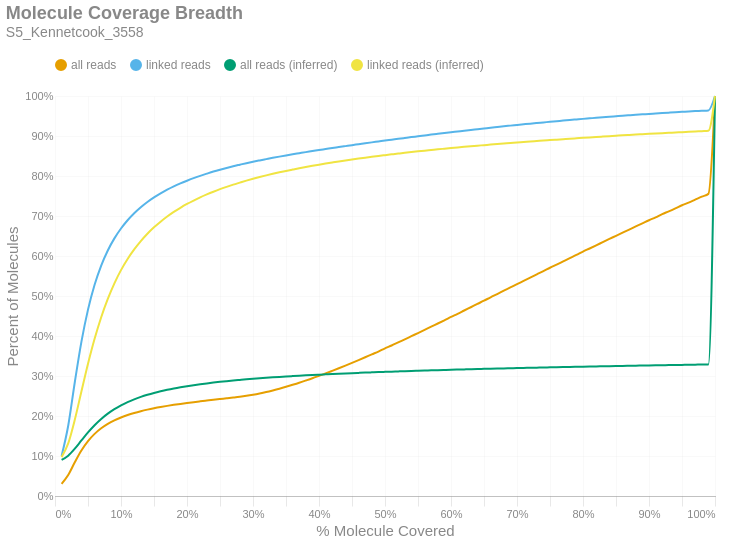

The notebook cell saved with this chart:
### Markdown cell above
### Molecule Read Coverage
This chart shows molecule coverage breadth as computed by the number of bases aligned to that molecule. In other words, "*how much of each unique long molecule is actually sequenced/aligned?*" Keep in mind there is a distinction between sequences and alignments, since some sequences belonging to a particular molecule may not align well and wouldn't appear in the alignment data. This chart also shows molecule coverage breadth as computed by the *inferred fragment* from which the aligned sequences originate. Unlike read coverage, this calculation takes into account the total insert size, including unsequenced gaps between the forward and reverse reads. Like the previous figures, these are cumulative percents.

### Code cell
if SKIPLR:
    print_html(f"Skipped")
else:
    binned_df = consolidated_hist(valids['coverage_bp'], mask, 0.01, True)
    binned_df_inf = consolidated_hist(valids['coverage_inserts'], mask, 0.01, True)
    binned_df = binned_df.with_columns(pl.lit(binned_df_inf['all reads (cumsum)']).alias('all reads (inferred)'))
    binned_df = binned_df.with_columns(pl.lit(binned_df_inf['linked reads (cumsum)']).alias('linked reads (inferred)'))
    binned_df = binned_df.with_columns(
        (pl.col('bin').cast(pl.Float64) + 0.01).alias('right_edge')
    )

    with SafeRender(binned_df):
        (
            density_plot(binned_df, 'Molecule Coverage Breadth', samplename, 'molcov', ['all reads (inferred)','linked reads (inferred)'])
            .encode(
                #x=alt.X('bin:Q', title="% Molecule Covered").axis(format = '%').scale(padding=0),
                x=alt.X('right_edge:Q', title="% Molecule Covered").axis(format='%').scale(padding=0),
                y=alt.Y('value:Q', title='Percent of Molecules')
                    .axis(format='%')
                    .stack(False)
                    .scale(domainMin=0, padding=0),
                color=alt.Color("key:N").scale(domain = ["all reads", "linked reads", "all reads (inferred)", "linked reads (inferred)"]),
                tooltip = [
                    alt.Tooltip("key:N", title = "Data Type"),
                    alt.Tooltip("range_label:N", title="% Molecule Covered"),
                    alt.Tooltip("value:Q", format = ".2%", title="% Molecules")
                ]
            )
        ).display()

### Figure 1 — Vega-Lite specification as saved in the notebook (floating-point values rounded to 4 significant figures)
{"width": "container", "height": 400, "config": {"title": {"anchor": "start", "dy": -15, "fontSize": 18, "color": "#888888", "subtitleColor": "#888888", "subtitleFontSize": 14}, "arc": {"fill": "#0072B2"}, "axis": {"domainColor": "#888888", "domainWidth": 0.5, "gridWidth": 0.2, "grid": false, "titleFontWeight": 400, "titleFontSize": 15, "labelFontSize": 11, "labelColor": "#888888", "tickColor": "#888888", "tickWidth": 0.2, "titleColor": "#888888"}, "axisBand": {"grid": false}, "axisX": {"grid": true, "tickSize": 10, "domainCap": "round"}, "axisY": {"domain": false, "grid": true, "tickSize": 0, "domainCap": "round"}, "background": "transparent", "header": {"labelFontSize": 15, "labelColor": "#888888", "titleFontSize": 15, "titleFontWeight": 600, "titleColor": "#888888"}, "legend": {"labelFont": "sans-serif", "labelFontSize": 12, "labelColor": "#888888", "symbolSize": 100, "symbolType": "circle", "titleFontSize": 12, "titlePadding": 10, "titleColor": "#888888", "title": null, "orient": "top"}, "range": {"category": ["#E69F00", "#56B4E9", "#009E73", "#F0E442", "#0072B2", "#D55E00", "#CC79A7", "#000000"], "diverging": ["#cfe8f3", "#a2d4ec", "#73bfe2", "#46abdb", "#1696d2", "#12719e"]}, "area": {"fill": "#0072B2", "fillOpacity": 0.7, "line": true, "strokeOpacity": 0.7}, "line": {"color": "#0072B2", "stroke": "#0072B2", "strokeWidth": 2}, "trail": {"color": "#0072B2", "stroke": "#0072B2", "strokeWidth": 0, "size": 1}, "point": {"filled": true, "fillOpacity": 1.0, "size": 95}, "text": {"color": "#888888", "fontSize": 11, "align": "right", "fontWeight": 400, "size": 11}, "bar": {"fill": "#0072B2", "stroke": null}, "view": {"stroke": null, "continuousWidth": 660, "continuousHeight": 400}}, "data": {"name": "data-4009117e669a02ef3fe48cc7b4458754"}, "mark": {"type": "line", "interpolate": "monotone", "point": {"opacity": 0, "size": 275}}, "encoding": {"color": {"field": "key", "scale": {"domain": ["all reads", "linked reads", "all reads (inferred)", "linked reads (inferred)"]}, "type": "nominal"}, "tooltip": [{"field": "key", "title": "Data Type", "type": "nominal"}, {"field": "range_label", "title": "% Molecule Covered", "type": "nominal"}, {"field": "value", "format": ".2%", "title": "% Molecules", "type": "quantitative"}], "x": {"axis": {"format": "%"}, "field": "right_edge", "scale": {"padding": 0}, "title": "% Molecule Covered", "type": "quantitative"}, "y": {"axis": {"format": "%"}, "field": "value", "scale": {"domainMin": 0, "padding": 0}, "stack": false, "title": "Percent of Molecules", "type": "quantitative"}}, "params": [{"name": "param_c36ac31b6afebe62", "select": {"type": "point", "fields": ["key"]}, "bind": "legend"}], "title": {"text": "Molecule Coverage Breadth", "subtitle": "S5_Kennetcook_3558"}, "transform": [{"fold": ["all reads (cumsum)", "linked reads (cumsum)", "all reads (inferred)", "linked reads (inferred)"]}, {"calculate": "replace(datum.key, ' (cumsum)', '')", "as": "key"}, {"filter": {"param": "param_c36ac31b6afebe62"}}], "usermeta": {"embedOptions": {"downloadFileName": "S5_Kennetcook_3558.molcov"}}, "$schema": "https://vega.github.io/schema/vega-lite/v6.1.0.json", "datasets": {"data-4009117e669a02ef3fe48cc7b4458754": [{"bin": "0.0", "interval": "0.0-0.01", "all reads": 0.03038, "linked reads": 0.1003, "all reads (cumsum)": 0.03038, "linked reads (cumsum)": 0.1003, "range_label": "0.0-0.01", "all reads (inferred)": 0.09052, "linked reads (inferred)": 0.09721, "right_edge": 0.01}, {"bin": "0.01", "interval": "0.01-0.02", "all reads": 0.02225, "linked reads": 0.07532, "all reads (cumsum)": 0.05262, "linked reads (cumsum)": 0.1756, "range_label": "0.01-0.02", "all reads (inferred)": 0.1009, "linked reads (inferred)": 0.1314, "right_edge": 0.02}, {"bin": "0.02", "interval": "0.02-0.03", "all reads": 0.03173, "linked reads": 0.1088, "all reads (cumsum)": 0.08436, "linked reads (cumsum)": 0.2844, "range_label": "0.02-0.03", "all reads (inferred)": 0.1182, "linked reads (inferred)": 0.1906, "right_edge": 0.03}, {"bin": "0.03", "interval": "0.03-0.04", "all reads": 0.02935, "linked reads": 0.1008, "all reads (cumsum)": 0.1137, "linked reads (cumsum)": 0.3853, "range_label": "0.03-0.04", "all reads (inferred)": 0.1388, "linked reads (inferred)": 0.2612, "right_edge": 0.04}, {"bin": "0.04", "interval": "0.04-0.05", "all reads": 0.02345, "linked reads": 0.08069, "all reads (cumsum)": 0.1371, "linked reads (cumsum)": 0.466, "range_label": "0.04-0.05", "all reads (inferred)": 0.159, "linked reads (inferred)": 0.3307, "right_edge": 0.05}, {"bin": "0.05", "interval": "0.05-0.06", "all reads": 0.01812, "linked reads": 0.06217, "all reads (cumsum)": 0.1553, "linked reads (cumsum)": 0.5281, "range_label": "0.05-0.06", "all reads (inferred)": 0.177, "linked reads (inferred)": 0.393, "right_edge": 0.06}, {"bin": "0.06", "interval": "0.06-0.07", "all reads": 0.01399, "linked reads": 0.04803, "all reads (cumsum)": 0.1693, "linked reads (cumsum)": 0.5762, "range_label": "0.06-0.07", "all reads (inferred)": 0.1926, "linked reads (inferred)": 0.447, "right_edge": 0.07}, {"bin": "0.07", "interval": "0.07-0.08", "all reads": 0.011, "linked reads": 0.03771, "all reads (cumsum)": 0.1803, "linked reads (cumsum)": 0.6139, "range_label": "0.07-0.08", "all reads (inferred)": 0.2059, "linked reads (inferred)": 0.4928, "right_edge": 0.08}, {"bin": "0.08", "interval": "0.08-0.09", "all reads": 0.008844, "linked reads": 0.03019, "all reads (cumsum)": 0.1891, "linked reads (cumsum)": 0.6441, "range_label": "0.08-0.09", "all reads (inferred)": 0.2171, "linked reads (inferred)": 0.5317, "right_edge": 0.09}, {"bin": "0.09", "interval": "0.09-0.1", "all reads": 0.007242, "linked reads": 0.02467, "all reads (cumsum)": 0.1963, "linked reads (cumsum)": 0.6687, "range_label": "0.09-0.1", "all reads (inferred)": 0.2267, "linked reads (inferred)": 0.5647, "right_edge": 0.1}, {"bin": "0.1", "interval": "0.1-0.11", "all reads": 0.006081, "linked reads": 0.02064, "all reads (cumsum)": 0.2024, "linked reads (cumsum)": 0.6894, "range_label": "0.1-0.11", "all reads (inferred)": 0.2347, "linked reads (inferred)": 0.5926, "right_edge": 0.11}, {"bin": "0.11", "interval": "0.11-0.12", "all reads": 0.005149, "linked reads": 0.01741, "all reads (cumsum)": 0.2076, "linked reads (cumsum)": 0.7068, "range_label": "0.11-0.12", "all reads (inferred)": 0.2416, "linked reads (inferred)": 0.6164, "right_edge": 0.12}, {"bin": "0.12", "interval": "0.12-0.13", "all reads": 0.004459, "linked reads": 0.01502, "all reads (cumsum)": 0.212, "linked reads (cumsum)": 0.7218, "range_label": "0.12-0.13", "all reads (inferred)": 0.2477, "linked reads (inferred)": 0.6373, "right_edge": 0.13}, {"bin": "0.13", "interval": "0.13-0.14", "all reads": 0.003891, "linked reads": 0.01308, "all reads (cumsum)": 0.2159, "linked reads (cumsum)": 0.7349, "range_label": "0.13-0.14", "all reads (inferred)": 0.253, "linked reads (inferred)": 0.6556, "right_edge": 0.14}, {"bin": "0.14", "interval": "0.14-0.15", "all reads": 0.003459, "linked reads": 0.01154, "all reads (cumsum)": 0.2194, "linked reads (cumsum)": 0.7464, "range_label": "0.14-0.15", "all reads (inferred)": 0.2577, "linked reads (inferred)": 0.6717, "right_edge": 0.15}, {"bin": "0.15", "interval": "0.15-0.16", "all reads": 0.003116, "linked reads": 0.01026, "all reads (cumsum)": 0.2225, "linked reads (cumsum)": 0.7567, "range_label": "0.15-0.16", "all reads (inferred)": 0.2617, "linked reads (inferred)": 0.6858, "right_edge": 0.16}, {"bin": "0.16", "interval": "0.16-0.17", "all reads": 0.002801, "linked reads": 0.009113, "all reads (cumsum)": 0.2253, "linked reads (cumsum)": 0.7658, "range_label": "0.16-0.17", "all reads (inferred)": 0.2655, "linked reads (inferred)": 0.6987, "right_edge": 0.17}, {"bin": "0.17", "interval": "0.17-0.18", "all reads": 0.00257, "linked reads": 0.008252, "all reads (cumsum)": 0.2279, "linked reads (cumsum)": 0.774, "range_label": "0.17-0.18", "all reads (inferred)": 0.2688, "linked reads (inferred)": 0.7102, "right_edge": 0.18}, {"bin": "0.18", "interval": "0.18-0.19", "all reads": 0.002393, "linked reads": 0.007434, "all reads (cumsum)": 0.2303, "linked reads (cumsum)": 0.7815, "range_label": "0.18-0.19", "all reads (inferred)": 0.2718, "linked reads (inferred)": 0.7206, "right_edge": 0.19}, {"bin": "0.19", "interval": "0.19-0.2", "all reads": 0.002221, "linked reads": 0.006763, "all reads (cumsum)": 0.2325, "linked reads (cumsum)": 0.7882, "range_label": "0.19-0.2", "all reads (inferred)": 0.2746, "linked reads (inferred)": 0.73, "right_edge": 0.2}, {"bin": "0.2", "interval": "0.2-0.21", "all reads": 0.002136, "linked reads": 0.006395, "all reads (cumsum)": 0.2346, "linked reads (cumsum)": 0.7946, "range_label": "0.2-0.21", "all reads (inferred)": 0.2771, "linked reads (inferred)": 0.7386, "right_edge": 0.21}, {"bin": "0.21", "interval": "0.21-0.22", "all reads": 0.002004, "linked reads": 0.005764, "all reads (cumsum)": 0.2366, "linked reads (cumsum)": 0.8004, "range_label": "0.21-0.22", "all reads (inferred)": 0.2794, "linked reads (inferred)": 0.7466, "right_edge": 0.22}, {"bin": "0.22", "interval": "0.22-0.23", "all reads": 0.001955, "linked reads": 0.005442, "all reads (cumsum)": 0.2386, "linked reads (cumsum)": 0.8058, "range_label": "0.22-0.23", "all reads (inferred)": 0.2815, "linked reads (inferred)": 0.7539, "right_edge": 0.23}, {"bin": "0.23", "interval": "0.23-0.24", "all reads": 0.001946, "linked reads": 0.005253, "all reads (cumsum)": 0.2405, "linked reads (cumsum)": 0.8111, "range_label": "0.23-0.24", "all reads (inferred)": 0.2835, "linked reads (inferred)": 0.7607, "right_edge": 0.24}, {"bin": "0.24", "interval": "0.24-0.25", "all reads": 0.001851, "linked reads": 0.004727, "all reads (cumsum)": 0.2424, "linked reads (cumsum)": 0.8158, "range_label": "0.24-0.25", "all reads (inferred)": 0.2854, "linked reads (inferred)": 0.7671, "right_edge": 0.25}, {"bin": "0.25", "interval": "0.25-0.26", "all reads": 0.00181, "linked reads": 0.004381, "all reads (cumsum)": 0.2442, "linked reads (cumsum)": 0.8202, "range_label": "0.25-0.26", "all reads (inferred)": 0.2871, "linked reads (inferred)": 0.7729, "right_edge": 0.26}, {"bin": "0.26", "interval": "0.26-0.27", "all reads": 0.001861, "linked reads": 0.004195, "all reads (cumsum)": 0.2461, "linked reads (cumsum)": 0.8244, "range_label": "0.26-0.27", "all reads (inferred)": 0.2887, "linked reads (inferred)": 0.7784, "right_edge": 0.27}, {"bin": "0.27", "interval": "0.27-0.28", "all reads": 0.001986, "linked reads": 0.003872, "all reads (cumsum)": 0.248, "linked reads (cumsum)": 0.8283, "range_label": "0.27-0.28", "all reads (inferred)": 0.2901, "linked reads (inferred)": 0.7835, "right_edge": 0.28}, {"bin": "0.28", "interval": "0.28-0.29", "all reads": 0.002353, "linked reads": 0.00381, "all reads (cumsum)": 0.2504, "linked reads (cumsum)": 0.8321, "range_label": "0.28-0.29", "all reads (inferred)": 0.2916, "linked reads (inferred)": 0.7884, "right_edge": 0.29}, {"bin": "0.29", "interval": "0.29-0.3", "all reads": 0.002783, "linked reads": 0.003598, "all reads (cumsum)": 0.2532, "linked reads (cumsum)": 0.8357, "range_label": "0.29-0.3", "all reads (inferred)": 0.293, "linked reads (inferred)": 0.793, "right_edge": 0.3}, {"bin": "0.3", "interval": "0.3-0.31", "all reads": 0.003176, "linked reads": 0.003319, "all reads (cumsum)": 0.2563, "linked reads (cumsum)": 0.839, "range_label": "0.3-0.31", "all reads (inferred)": 0.2942, "linked reads (inferred)": 0.7974, "right_edge": 0.31}, {"bin": "0.31", "interval": "0.31-0.32", "all reads": 0.003564, "linked reads": 0.003213, "all reads (cumsum)": 0.2599, "linked reads (cumsum)": 0.8422, "range_label": "0.31-0.32", "all reads (inferred)": 0.2955, "linked reads (inferred)": 0.8016, "right_edge": 0.32}, {"bin": "0.32", "interval": "0.32-0.33", "all reads": 0.00407, "linked reads": 0.003195, "all reads (cumsum)": 0.264, "linked reads (cumsum)": 0.8454, "range_label": "0.32-0.33", "all reads (inferred)": 0.2966, "linked reads (inferred)": 0.8055, "right_edge": 0.33}, {"bin": "0.33", "interval": "0.33-0.34", "all reads": 0.004342, "linked reads": 0.003077, "all reads (cumsum)": 0.2683, "linked reads (cumsum)": 0.8485, "range_label": "0.33-0.34", "all reads (inferred)": 0.2977, "linked reads (inferred)": 0.8093, "right_edge": 0.34}, {"bin": "0.34", "interval": "0.34-0.35", "all reads": 0.004684, "linked reads": 0.002975, "all reads (cumsum)": 0.273, "linked reads (cumsum)": 0.8515, "range_label": "0.34-0.35", "all reads (inferred)": 0.2987, "linked reads (inferred)": 0.8127, "right_edge": 0.35}, {"bin": "0.35", "interval": "0.35-0.36", "all reads": 0.004983, "linked reads": 0.00282, "all reads (cumsum)": 0.278, "linked reads (cumsum)": 0.8543, "range_label": "0.35-0.36", "all reads (inferred)": 0.2997, "linked reads (inferred)": 0.8161, "right_edge": 0.36}, {"bin": "0.36", "interval": "0.36-0.37", "all reads": 0.00516, "linked reads": 0.002716, "all reads (cumsum)": 0.2832, "linked reads (cumsum)": 0.857, "range_label": "0.36-0.37", "all reads (inferred)": 0.3007, "linked reads (inferred)": 0.8194, "right_edge": 0.37}, {"bin": "0.37", "interval": "0.37-0.38", "all reads": 0.005503, "linked reads": 0.002718, "all reads (cumsum)": 0.2887, "linked reads (cumsum)": 0.8597, "range_label": "0.37-0.38", "all reads (inferred)": 0.3016, "linked reads (inferred)": 0.8225, "right_edge": 0.38}, {"bin": "0.38", "interval": "0.38-0.39", "all reads": 0.00566, "linked reads": 0.00251, "all reads (cumsum)": 0.2943, "linked reads (cumsum)": 0.8622, "range_label": "0.38-0.39", "all reads (inferred)": 0.3025, "linked reads (inferred)": 0.8254, "right_edge": 0.39}, {"bin": "0.39", "interval": "0.39-0.4", "all reads": 0.006009, "linked reads": 0.002677, "all reads (cumsum)": 0.3003, "linked reads (cumsum)": 0.8649, "range_label": "0.39-0.4", "all reads (inferred)": 0.3033, "linked reads (inferred)": 0.8282, "right_edge": 0.4}, {"bin": "0.4", "interval": "0.4-0.41", "all reads": 0.006095, "linked reads": 0.002448, "all reads (cumsum)": 0.3064, "linked reads (cumsum)": 0.8673, "range_label": "0.4-0.41", "all reads (inferred)": 0.3041, "linked reads (inferred)": 0.831, "right_edge": 0.41}, {"bin": "0.41", "interval": "0.41-0.42", "all reads": 0.006383, "linked reads": 0.002487, "all reads (cumsum)": 0.3128, "linked reads (cumsum)": 0.8698, "range_label": "0.41-0.42", "all reads (inferred)": 0.3049, "linked reads (inferred)": 0.8337, "right_edge": 0.42}, {"bin": "0.42", "interval": "0.42-0.43", "all reads": 0.006488, "linked reads": 0.002416, "all reads (cumsum)": 0.3193, "linked reads (cumsum)": 0.8722, "range_label": "0.42-0.43", "all reads (inferred)": 0.3057, "linked reads (inferred)": 0.8364, "right_edge": 0.43}, {"bin": "0.43", "interval": "0.43-0.44", "all reads": 0.006644, "linked reads": 0.002438, "all reads (cumsum)": 0.3259, "linked reads (cumsum)": 0.8747, "range_label": "0.43-0.44", "all reads (inferred)": 0.3064, "linked reads (inferred)": 0.8389, "right_edge": 0.44}, {"bin": "0.44", "interval": "0.44-0.45", "all reads": 0.006832, "linked reads": 0.002446, "all reads (cumsum)": 0.3328, "linked reads (cumsum)": 0.8771, "range_label": "0.44-0.45", "all reads (inferred)": 0.3071, "linked reads (inferred)": 0.8413, "right_edge": 0.45}, {"bin": "0.45", "interval": "0.45-0.46", "all reads": 0.006969, "linked reads": 0.002302, "all reads (cumsum)": 0.3397, "linked reads (cumsum)": 0.8794, "range_label": "0.45-0.46", "all reads (inferred)": 0.3078, "linked reads (inferred)": 0.8436, "right_edge": 0.46}, {"bin": "0.46", "interval": "0.46-0.47", "all reads": 0.007107, "linked reads": 0.002354, "all reads (cumsum)": 0.3468, "linked reads (cumsum)": 0.8818, "range_label": "0.46-0.47", "all reads (inferred)": 0.3085, "linked reads (inferred)": 0.8458, "right_edge": 0.47}, {"bin": "0.47", "interval": "0.47-0.48", "all reads": 0.007293, "linked reads": 0.002292, "all reads (cumsum)": 0.3541, "linked reads (cumsum)": 0.8841, "range_label": "0.47-0.48", "all reads (inferred)": 0.3091, "linked reads (inferred)": 0.848, "right_edge": 0.48}, {"bin": "0.48", "interval": "0.48-0.49", "all reads": 0.00702, "linked reads": 0.002221, "all reads (cumsum)": 0.3612, "linked reads (cumsum)": 0.8863, "range_label": "0.48-0.49", "all reads (inferred)": 0.3097, "linked reads (inferred)": 0.8501, "right_edge": 0.49}, {"bin": "0.49", "interval": "0.49-0.5", "all reads": 0.008048, "linked reads": 0.002251, "all reads (cumsum)": 0.3692, "linked reads (cumsum)": 0.8885, "range_label": "0.49-0.5", "all reads (inferred)": 0.3103, "linked reads (inferred)": 0.8521, "right_edge": 0.5}, {"bin": "0.5", "interval": "0.5-0.51", "all reads": 0.006967, "linked reads": 0.002175, "all reads (cumsum)": 0.3762, "linked reads (cumsum)": 0.8907, "range_label": "0.5-0.51", "all reads (inferred)": 0.3109, "linked reads (inferred)": 0.8541, "right_edge": 0.51}, {"bin": "0.51", "interval": "0.51-0.52", "all reads": 0.00792, "linked reads": 0.002193, "all reads (cumsum)": 0.3841, "linked reads (cumsum)": 0.8929, "range_label": "0.51-0.52", "all reads (inferred)": 0.3115, "linked reads (inferred)": 0.856, "right_edge": 0.52}, {"bin": "0.52", "interval": "0.52-0.53", "all reads": 0.007612, "linked reads": 0.00216, "all reads (cumsum)": 0.3917, "linked reads (cumsum)": 0.8951, "range_label": "0.52-0.53", "all reads (inferred)": 0.3121, "linked reads (inferred)": 0.858, "right_edge": 0.53}, {"bin": "0.53", "interval": "0.53-0.54", "all reads": 0.007878, "linked reads": 0.002152, "all reads (cumsum)": 0.3996, "linked reads (cumsum)": 0.8972, "range_label": "0.53-0.54", "all reads (inferred)": 0.3126, "linked reads (inferred)": 0.8598, "right_edge": 0.54}, {"bin": "0.54", "interval": "0.54-0.55", "all reads": 0.007761, "linked reads": 0.002047, "all reads (cumsum)": 0.4073, "linked reads (cumsum)": 0.8993, "range_label": "0.54-0.55", "all reads (inferred)": 0.3131, "linked reads (inferred)": 0.8616, "right_edge": 0.55}, {"bin": "0.55", "interval": "0.55-0.56", "all reads": 0.00796, "linked reads": 0.0021, "all reads (cumsum)": 0.4153, "linked reads (cumsum)": 0.9014, "range_label": "0.55-0.56", "all reads (inferred)": 0.3137, "linked reads (inferred)": 0.8633, "right_edge": 0.56}, {"bin": "0.56", "interval": "0.56-0.57", "all reads": 0.008064, "linked reads": 0.002093, "all reads (cumsum)": 0.4234, "linked reads (cumsum)": 0.9035, "range_label": "0.56-0.57", "all reads (inferred)": 0.3142, "linked reads (inferred)": 0.865, "right_edge": 0.57}, {"bin": "0.57", "interval": "0.57-0.58", "all reads": 0.007869, "linked reads": 0.001985, "all reads (cumsum)": 0.4312, "linked reads (cumsum)": 0.9055, "range_label": "0.57-0.58", "all reads (inferred)": 0.3147, "linked reads (inferred)": 0.8667, "right_edge": 0.58}, {"bin": "0.58", "interval": "0.58-0.59", "all reads": 0.008075, "linked reads": 0.001955, "all reads (cumsum)": 0.4393, "linked reads (cumsum)": 0.9074, "range_label": "0.58-0.59", "all reads (inferred)": 0.3151, "linked reads (inferred)": 0.8683, "right_edge": 0.59}, {"bin": "0.59", "interval": "0.59-0.6", "all reads": 0.008258, "linked reads": 0.001958, "all reads (cumsum)": 0.4476, "linked reads (cumsum)": 0.9094, "range_label": "0.59-0.6", "all reads (inferred)": 0.3156, "linked reads (inferred)": 0.8699, "right_edge": 0.6}, {"bin": "0.6", "interval": "0.6-0.61", "all reads": 0.007907, "linked reads": 0.001922, "all reads (cumsum)": 0.4555, "linked reads (cumsum)": 0.9113, "range_label": "0.6-0.61", "all reads (inferred)": 0.3161, "linked reads (inferred)": 0.8715, "right_edge": 0.61}, {"bin": "0.61", "interval": "0.61-0.62", "all reads": 0.008263, "linked reads": 0.001938, "all reads (cumsum)": 0.4637, "linked reads (cumsum)": 0.9132, "range_label": "0.61-0.62", "all reads (inferred)": 0.3165, "linked reads (inferred)": 0.8729, "right_edge": 0.62}, {"bin": "0.62", "interval": "0.62-0.63", "all reads": 0.008174, "linked reads": 0.001879, "all reads (cumsum)": 0.4719, "linked reads (cumsum)": 0.9151, "range_label": "0.62-0.63", "all reads (inferred)": 0.317, "linked reads (inferred)": 0.8744, "right_edge": 0.63}, {"bin": "0.63", "interval": "0.63-0.64", "all reads": 0.008184, "linked reads": 0.001839, "all reads (cumsum)": 0.4801, "linked reads (cumsum)": 0.9169, "range_label": "0.63-0.64", "all reads (inferred)": 0.3174, "linked reads (inferred)": 0.8758, "right_edge": 0.64}, {"bin": "0.64", "interval": "0.64-0.65", "all reads": 0.008134, "linked reads": 0.001858, "all reads (cumsum)": 0.4882, "linked reads (cumsum)": 0.9188, "range_label": "0.64-0.65", "all reads (inferred)": 0.3178, "linked reads (inferred)": 0.8772, "right_edge": 0.65}, {"bin": "0.65", "interval": "0.65-0.66", "all reads": 0.008566, "linked reads": 0.001894, "all reads (cumsum)": 0.4968, "linked reads (cumsum)": 0.9207, "range_label": "0.65-0.66", "all reads (inferred)": 0.3182, "linked reads (inferred)": 0.8786, "right_edge": 0.66}, {"bin": "0.66", "interval": "0.66-0.67", "all reads": 0.008141, "linked reads": 0.001783, "all reads (cumsum)": 0.5049, "linked reads (cumsum)": 0.9225, "range_label": "0.66-0.67", "all reads (inferred)": 0.3186, "linked reads (inferred)": 0.8799, "right_edge": 0.67}, {"bin": "0.67", "interval": "0.67-0.68", "all reads": 0.008293, "linked reads": 0.001795, "all reads (cumsum)": 0.5132, "linked reads (cumsum)": 0.9243, "range_label": "0.67-0.68", "all reads (inferred)": 0.319, "linked reads (inferred)": 0.8812, "right_edge": 0.68}, {"bin": "0.68", "interval": "0.68-0.69", "all reads": 0.008121, "linked reads": 0.00166, "all reads (cumsum)": 0.5214, "linked reads (cumsum)": 0.9259, "range_label": "0.68-0.69", "all reads (inferred)": 0.3194, "linked reads (inferred)": 0.8824, "right_edge": 0.69}, {"bin": "0.69", "interval": "0.69-0.7", "all reads": 0.008325, "linked reads": 0.001672, "all reads (cumsum)": 0.5297, "linked reads (cumsum)": 0.9276, "range_label": "0.69-0.7", "all reads (inferred)": 0.3198, "linked reads (inferred)": 0.8837, "right_edge": 0.7}, {"bin": "0.7", "interval": "0.7-0.71", "all reads": 0.008066, "linked reads": 0.001667, "all reads (cumsum)": 0.5377, "linked reads (cumsum)": 0.9293, "range_label": "0.7-0.71", "all reads (inferred)": 0.3202, "linked reads (inferred)": 0.8849, "right_edge": 0.71}, {"bin": "0.71", "interval": "0.71-0.72", "all reads": 0.008171, "linked reads": 0.00165, "all reads (cumsum)": 0.5459, "linked reads (cumsum)": 0.9309, "range_label": "0.71-0.72", "all reads (inferred)": 0.3206, "linked reads (inferred)": 0.8862, "right_edge": 0.72}, {"bin": "0.72", "interval": "0.72-0.73", "all reads": 0.008218, "linked reads": 0.001546, "all reads (cumsum)": 0.5541, "linked reads (cumsum)": 0.9325, "range_label": "0.72-0.73", "all reads (inferred)": 0.3209, "linked reads (inferred)": 0.8874, "right_edge": 0.73}, {"bin": "0.73", "interval": "0.73-0.74", "all reads": 0.007963, "linked reads": 0.001508, "all reads (cumsum)": 0.5621, "linked reads (cumsum)": 0.934, "range_label": "0.73-0.74", "all reads (inferred)": 0.3213, "linked reads (inferred)": 0.8886, "right_edge": 0.74}, {"bin": "0.74", "interval": "0.74-0.75", "all reads": 0.008522, "linked reads": 0.001533, "all reads (cumsum)": 0.5706, "linked reads (cumsum)": 0.9355, "range_label": "0.74-0.75", "all reads (inferred)": 0.3216, "linked reads (inferred)": 0.8897, "right_edge": 0.75}, {"bin": "0.75", "interval": "0.75-0.76", "all reads": 0.007917, "linked reads": 0.001499, "all reads (cumsum)": 0.5785, "linked reads (cumsum)": 0.937, "range_label": "0.75-0.76", "all reads (inferred)": 0.322, "linked reads (inferred)": 0.8909, "right_edge": 0.76}, {"bin": "0.76", "interval": "0.76-0.77", "all reads": 0.008111, "linked reads": 0.001448, "all reads (cumsum)": 0.5866, "linked reads (cumsum)": 0.9385, "range_label": "0.76-0.77", "all reads (inferred)": 0.3223, "linked reads (inferred)": 0.892, "right_edge": 0.77}, {"bin": "0.77", "interval": "0.77-0.78", "all reads": 0.008091, "linked reads": 0.00152, "all reads (cumsum)": 0.5947, "linked reads (cumsum)": 0.94, "range_label": "0.77-0.78", "all reads (inferred)": 0.3227, "linked reads (inferred)": 0.8932, "right_edge": 0.78}, {"bin": "0.78", "interval": "0.78-0.79", "all reads": 0.007995, "linked reads": 0.001426, "all reads (cumsum)": 0.6027, "linked reads (cumsum)": 0.9414, "range_label": "0.78-0.79", "all reads (inferred)": 0.323, "linked reads (inferred)": 0.8943, "right_edge": 0.79}, {"bin": "0.79", "interval": "0.79-0.8", "all reads": 0.008368, "linked reads": 0.001418, "all reads (cumsum)": 0.6111, "linked reads (cumsum)": 0.9428, "range_label": "0.79-0.8", "all reads (inferred)": 0.3233, "linked reads (inferred)": 0.8954, "right_edge": 0.8}, {"bin": "0.8", "interval": "0.8-0.81", "all reads": 0.00772, "linked reads": 0.001329, "all reads (cumsum)": 0.6188, "linked reads (cumsum)": 0.9441, "range_label": "0.8-0.81", "all reads (inferred)": 0.3237, "linked reads (inferred)": 0.8965, "right_edge": 0.81}, {"bin": "0.81", "interval": "0.81-0.82", "all reads": 0.007881, "linked reads": 0.001349, "all reads (cumsum)": 0.6267, "linked reads (cumsum)": 0.9455, "range_label": "0.81-0.82", "all reads (inferred)": 0.324, "linked reads (inferred)": 0.8976, "right_edge": 0.82}, {"bin": "0.82", "interval": "0.82-0.83", "all reads": 0.008036, "linked reads": 0.001273, "all reads (cumsum)": 0.6347, "linked reads (cumsum)": 0.9468, "range_label": "0.82-0.83", "all reads (inferred)": 0.3243, "linked reads (inferred)": 0.8986, "right_edge": 0.83}, {"bin": "0.83", "interval": "0.83-0.84", "all reads": 0.00797, "linked reads": 0.00134, "all reads (cumsum)": 0.6427, "linked reads (cumsum)": 0.9481, "range_label": "0.83-0.84", "all reads (inferred)": 0.3246, "linked reads (inferred)": 0.8996, "right_edge": 0.84}, {"bin": "0.84", "interval": "0.84-0.85", "all reads": 0.007786, "linked reads": 0.001256, "all reads (cumsum)": 0.6505, "linked reads (cumsum)": 0.9494, "range_label": "0.84-0.85", "all reads (inferred)": 0.3249, "linked reads (inferred)": 0.9006, "right_edge": 0.85}, {"bin": "0.85", "interval": "0.85-0.86", "all reads": 0.007902, "linked reads": 0.001261, "all reads (cumsum)": 0.6584, "linked reads (cumsum)": 0.9506, "range_label": "0.85-0.86", "all reads (inferred)": 0.3253, "linked reads (inferred)": 0.9016, "right_edge": 0.86}, {"bin": "0.86", "interval": "0.86-0.87", "all reads": 0.007725, "linked reads": 0.001191, "all reads (cumsum)": 0.6661, "linked reads (cumsum)": 0.9518, "range_label": "0.86-0.87", "all reads (inferred)": 0.3255, "linked reads (inferred)": 0.9026, "right_edge": 0.87}, {"bin": "0.87", "interval": "0.87-0.88", "all reads": 0.007903, "linked reads": 0.001172, "all reads (cumsum)": 0.674, "linked reads (cumsum)": 0.953, "range_label": "0.87-0.88", "all reads (inferred)": 0.3258, "linked reads (inferred)": 0.9035, "right_edge": 0.88}, {"bin": "0.88", "interval": "0.88-0.89", "all reads": 0.007646, "linked reads": 0.001102, "all reads (cumsum)": 0.6817, "linked reads (cumsum)": 0.9541, "range_label": "0.88-0.89", "all reads (inferred)": 0.3261, "linked reads (inferred)": 0.9044, "right_edge": 0.89}, {"bin": "0.89", "interval": "0.89-0.9", "all reads": 0.007745, "linked reads": 0.001157, "all reads (cumsum)": 0.6894, "linked reads (cumsum)": 0.9553, "range_label": "0.89-0.9", "all reads (inferred)": 0.3264, "linked reads (inferred)": 0.9054, "right_edge": 0.9}, {"bin": "0.9", "interval": "0.9-0.91", "all reads": 0.007145, "linked reads": 0.001036, "all reads (cumsum)": 0.6966, "linked reads (cumsum)": 0.9563, "range_label": "0.9-0.91", "all reads (inferred)": 0.3267, "linked reads (inferred)": 0.9063, "right_edge": 0.91}, {"bin": "0.91", "interval": "0.91-0.92", "all reads": 0.008178, "linked reads": 0.001094, "all reads (cumsum)": 0.7047, "linked reads (cumsum)": 0.9574, "range_label": "0.91-0.92", "all reads (inferred)": 0.327, "linked reads (inferred)": 0.9071, "right_edge": 0.92}, {"bin": "0.92", "interval": "0.92-0.93", "all reads": 0.006898, "linked reads": 0.001046, "all reads (cumsum)": 0.7116, "linked reads (cumsum)": 0.9584, "range_label": "0.92-0.93", "all reads (inferred)": 0.3272, "linked reads (inferred)": 0.9079, "right_edge": 0.93}, {"bin": "0.93", "interval": "0.93-0.94", "all reads": 0.007447, "linked reads": 0.001017, "all reads (cumsum)": 0.7191, "linked reads (cumsum)": 0.9594, "range_label": "0.93-0.94", "all reads (inferred)": 0.3275, "linked reads (inferred)": 0.9088, "right_edge": 0.94}, {"bin": "0.94", "interval": "0.94-0.95", "all reads": 0.007826, "linked reads": 0.0009275, "all reads (cumsum)": 0.7269, "linked reads (cumsum)": 0.9604, "range_label": "0.94-0.95", "all reads (inferred)": 0.3278, "linked reads (inferred)": 0.9096, "right_edge": 0.95}, {"bin": "0.95", "interval": "0.95-0.96", "all reads": 0.006524, "linked reads": 0.0009694, "all reads (cumsum)": 0.7334, "linked reads (cumsum)": 0.9613, "range_label": "0.95-0.96", "all reads (inferred)": 0.3281, "linked reads (inferred)": 0.9105, "right_edge": 0.96}, {"bin": "0.96", "interval": "0.96-0.97", "all reads": 0.007516, "linked reads": 0.0008966, "all reads (cumsum)": 0.7409, "linked reads (cumsum)": 0.9622, "range_label": "0.96-0.97", "all reads (inferred)": 0.3283, "linked reads (inferred)": 0.9113, "right_edge": 0.97}, {"bin": "0.97", "interval": "0.97-0.98", "all reads": 0.007542, "linked reads": 0.0008366, "all reads (cumsum)": 0.7485, "linked reads (cumsum)": 0.9631, "range_label": "0.97-0.98", "all reads (inferred)": 0.3286, "linked reads (inferred)": 0.9122, "right_edge": 0.98}, {"bin": "0.98", "interval": "0.98-0.99", "all reads": 0.006796, "linked reads": 0.0008875, "all reads (cumsum)": 0.7553, "linked reads (cumsum)": 0.964, "range_label": "0.98-0.99", "all reads (inferred)": 0.329, "linked reads (inferred)": 0.913, "right_edge": 0.99}, {"bin": "0.99", "interval": "0.99-1.0", "all reads": 0.2447, "linked reads": 0.03604, "all reads (cumsum)": 1.0, "linked reads (cumsum)": 1.0, "range_label": "0.99-1.0", "all reads (inferred)": 1.0, "linked reads (inferred)": 1.0, "right_edge": 1.0}]}}
